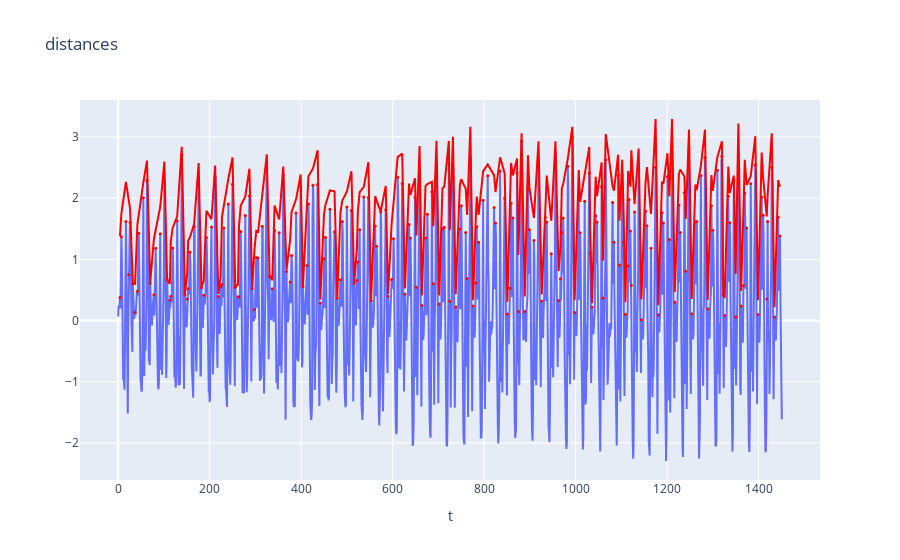

Notebook code for this chart:
### Code cell
X = np.array([x[peaks], x[peaks + tau], x[peaks + 2 * tau]])
d = np.linalg.norm(X, axis=0)

layout = go.Layout(
    title="distances",
    xaxis=dict(title="t"),
)
data = [
    go.Scatter(
        name="userAcceleration.x",
        x=np.arange(0, len(x)),
        y=x,
        mode="lines",
        showlegend=False,
    ),
    go.Scatter(
        name="peaks",
        x=peaks,
        y=x[peaks],
        mode="markers",
        marker=dict(color="red", size=3),
        showlegend=False,
    ),
    go.Scatter(x=peaks, y=d, mode="lines", line=dict(color="red"), showlegend=False),
]

fig = go.Figure(data=data, layout=layout)
fig.show()

### Figure 1 — Plotly figure (JSON) as saved in the notebook; plotly's stock layout.template omitted (floating-point values rounded to 4 significant figures; data arrays with more than 128 entries replaced by an {"elided": "..."} marker saying what was removed)
{"data": [{"mode": "lines", "name": "userAcceleration.x", "showlegend": false, "type": "scatter", "x": {"elided": "1452 int values"}, "y": {"elided": "1452 float values"}}, {"marker": {"color": "red", "size": 3}, "mode": "markers", "name": "peaks", "showlegend": false, "type": "scatter", "x": {"elided": "223 int values"}, "y": {"elided": "223 float values"}}, {"line": {"color": "red"}, "mode": "lines", "showlegend": false, "type": "scatter", "x": {"elided": "223 int values"}, "y": {"elided": "223 float values"}}], "layout": {"title": {"text": "distances"}, "xaxis": {"title": {"text": "t"}}}}
